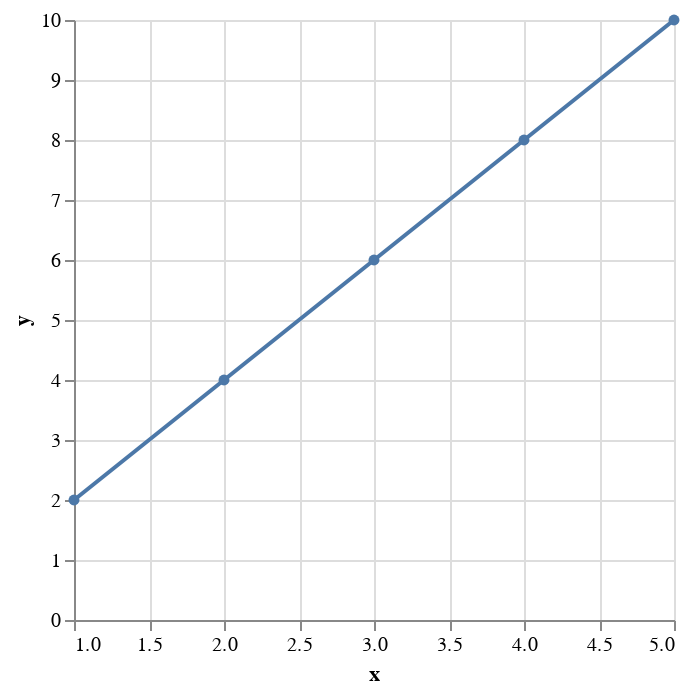

Notebook code cell kept with this figure:
### Code cell
import altair as alt
import pandas as pd

# Create some data
data = pd.DataFrame({
    'x': [1, 2, 3, 4, 5],
    'y': [2, 4, 6, 8, 10]
})

# Create a chart
chart = alt.Chart(data).mark_line(point=True).encode(
    x='x',
    y='y'
)

chart.show()

### Figure 1 — Vega-Lite specification as saved in the notebook (floating-point values rounded to 4 significant figures)
{"config": {"view": {"continuousWidth": 300, "continuousHeight": 300}}, "data": {"name": "data-d3f0aec063a98101634a9d00b4898e95"}, "mark": {"type": "line", "point": true}, "encoding": {"x": {"field": "x", "type": "quantitative"}, "y": {"field": "y", "type": "quantitative"}}, "$schema": "https://vega.github.io/schema/vega-lite/v5.20.1.json", "datasets": {"data-d3f0aec063a98101634a9d00b4898e95": [{"x": 1, "y": 2}, {"x": 2, "y": 4}, {"x": 3, "y": 6}, {"x": 4, "y": 8}, {"x": 5, "y": 10}]}}
